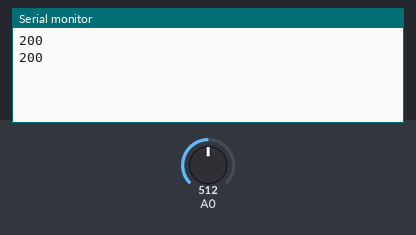
The sketch below on a simulated Arduino Uno, built with avr-gcc and run on an emulated ATmega328P. Shown: the last lines printed to the serial monitor. Inputs (shaded band) come from the test bench; at power-on: A0 = 512.

Above: at 3.8 s.
3.9 s: A0 set to 716
At 6.6 s:
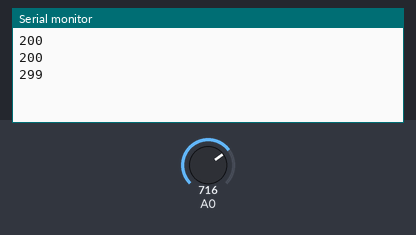
7.8 s: A0 set to 900
At 10.1 s:
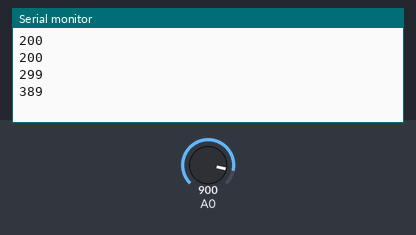
Timing chart, 0 to 11.6 s (numbered marks = the images above; inputs shaded):
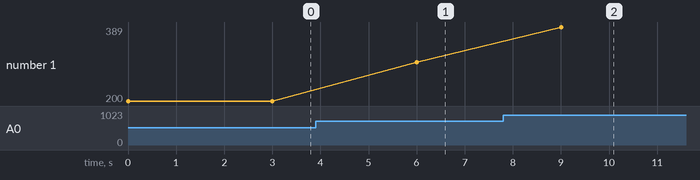

The sketch:

sensor_de_temperatura1.ino
```cpp
// C++ code
//
int temp = 0;

void setup()
{
  pinMode(A0, INPUT);
  Serial.begin(9600);
}

void loop()
{
  temp = (-40 + 0.488155 * (analogRead(A0) - 20));
  Serial.println(temp);
  delay(3000); // Wait for 3000 millisecond(s)
}
```

Measured:
- after the input at 3.9 s, the serial monitor: prints a new line after 2.1 s (image 1)
- after the input at 7.8 s, the serial monitor: prints a new line after 1.2 s (image 2)
- plotted number 1: 200 → 299 after the input at 3.9 s, 299 → 389 after the input at 7.8 s
